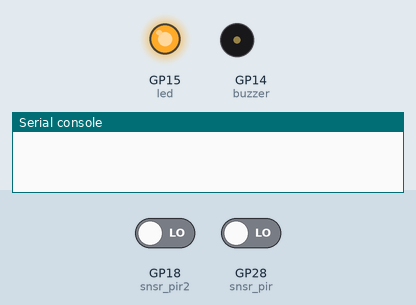
Simulated run of this program. Board: Raspberry Pi Pico running MicroPython. On the bench: output pins drawn as LEDs (lit = HIGH), buzzer (waves = sounding, pin HIGH), the last lines printed to the serial console. Dashed ring = blinking. Inputs (shaded band) come from the test bench; at power-on: GP18 (snsr_pir2) LOW, GP28 (snsr_pir) LOW.

Above: at 1.2 s.
1.3 s: GP18 (snsr_pir2) driven HIGH
At 1.45 s:
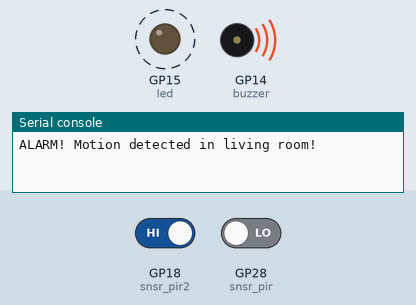
4.3 s: GP28 (snsr_pir) driven HIGH
At 12.0 s:
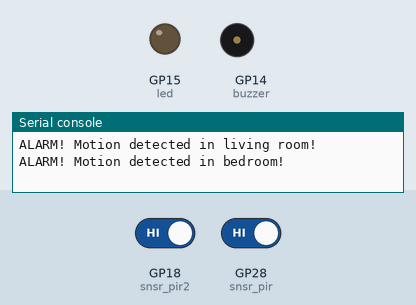
Timing chart, 0 to 18.0 s (numbered marks = the images above; inputs shaded):
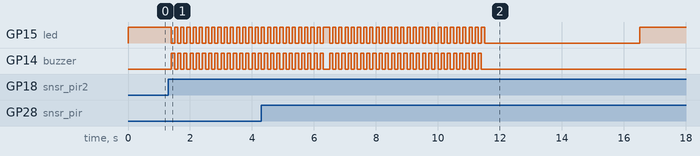

Measured:
- after the input at 1.3 s, GP15 (led), GP14 (buzzer): alternates HIGH for 0.10 s and LOW for 0.10 s, starting after 0.10 s

The program:

Burglar_Alarm_Two.py
```python
import machine
import time

snsr_pir = machine.Pin(28, machine.Pin.IN)
snsr_pir2 = machine.Pin(18, machine.Pin.IN)
led = machine.Pin(15, machine.Pin.OUT)
buzzer = machine.Pin(14, machine.Pin.OUT)

def pir_handler(pin):
    time.sleep_ms(100)
    if pin.value():
        if pin is snsr_pir:
            print("ALARM! Motion detected in bedroom!")
        elif pin is snsr_pir2:
            print("ALARM! Motion detected in living room!")
        for i in range(50):
            led.toggle()
            buzzer.toggle()
            time.sleep_ms(100)

snsr_pir.irq(trigger=machine.Pin.IRQ_RISING, handler=pir_handler)
snsr_pir2.irq(trigger=machine.Pin.IRQ_RISING, handler=pir_handler)

while True:
    led.toggle()
    time.sleep(5)
```
